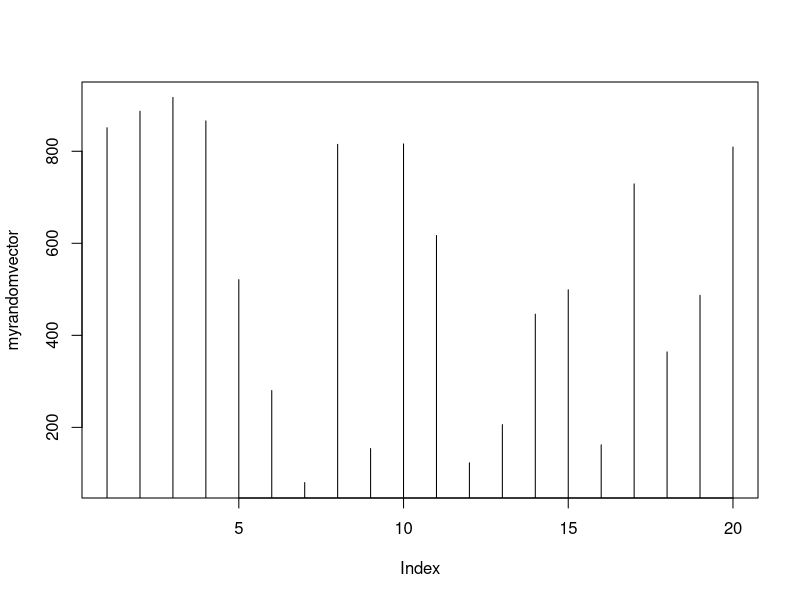
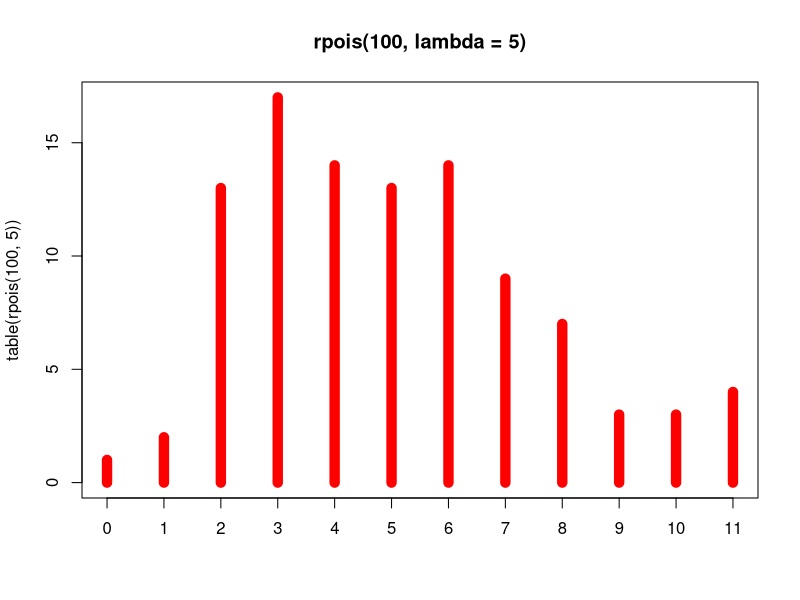

Here is the R script that generated these plots, in order:
# let's write the script
myvector=c(1,2,3,4,5,6,7,8,9,10)
a=sum(myvector)
b=mean(myvector)
c=IQR(myvector)
d=(summary(myvector))
a
b
d
myrandomvector=sample(1:1000,20)
plot(myrandomvector,type="h")
plot(table(rpois(100, 5)), type = "h", col = "red", lwd = 10,
     main = "rpois(100, lambda = 5)")
